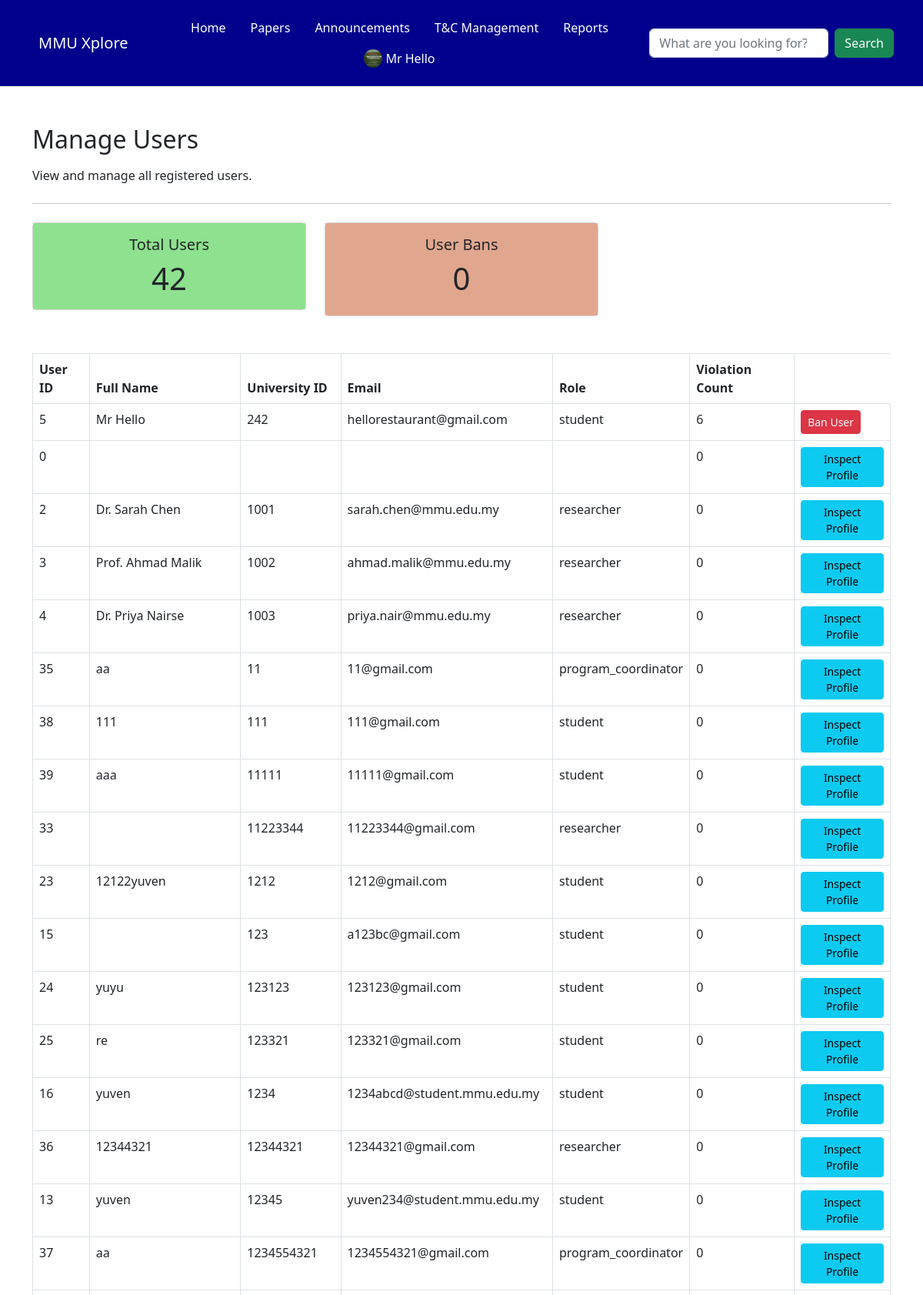
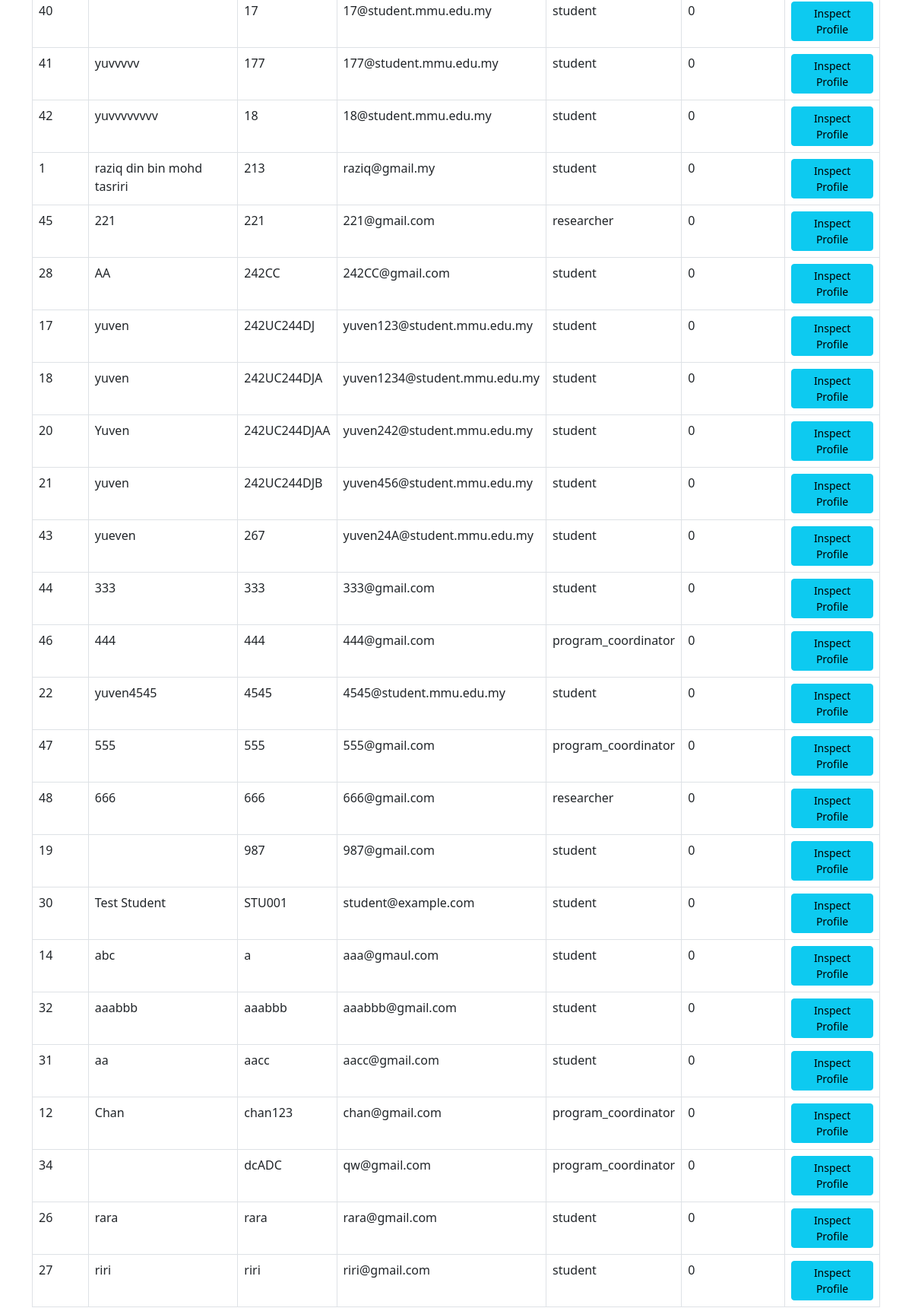
/adminguy/manage_users/ (signed in, upper part), run on the app's committed database (2 pictures, top to bottom).
### myapp/models.py (models this page shows, shortened)
class User(models.Model):
     user_id = models.AutoField(primary_key=True)
     fullname = models.CharField(max_length=150 , default='unknown' , blank=True)
     university_id = models.CharField(max_length=50, unique=True , default='0000')
     email = models.EmailField(unique=True , default='unknown@example.com')
     password = models.CharField(max_length=250 , default='password')
     role = models.CharField(max_length=50, default='student')
     avatar = models.FileField(upload_to='profile/', blank=True, null=True)
     date_joined = models.DateTimeField(auto_now_add=True )

### myapp/views.py (the view)
# urls.py: path('adminguy/manage_users/', views.manage_users, name='manage_users' ),
def manage_users(request):
    user_name = request.session.get('user_name', 'Guest')
    users = User.objects.annotate( violation_count=Count('violations_received') ).order_by('-violation_count') # Optional: show most reported users first
    total_users = users.count()
    return render(request , 'adminguy/manage_users.html', {'user_name': user_name , 'users': users, 'total_users': total_users} )

### myapp/templates/adminguy/manage_users.html (shortened to what this page needs)
<!DOCTYPE html>
<html lang="en">
<head>
    <link href="https://cdn.jsdelivr.net/npm/bootstrap@5.2.3/dist/css/bootstrap.min.css" rel="stylesheet">
</head>
<body>
{% include 'components/admin_navbar.html' %}
<div>
    <div class="container mb-5" style="margin-top: 50px; margin-bottom: 50px;">
        <div class="jumbotron">
                <h2 class="mb-3">Manage Users</h2>
                <p>View and manage all registered users.</p>
                <hr class="my-4">
            </div>
            <div class="table-responsive">
                <div class="row g-4  mb-5 ">
                    <div class="col-md-4">
    <div class="card" >
      <div class="card-body text-center" style="background-color: rgb(142, 225, 142); " >
        <h5 class="card-title">Total Users</h5>
        <h1 class="card-text">{{ total_users }}</h1>
      </div>
    </div>
  </div>
 <div class="col-md-4">
    <div class="card" >
      <div class="card-body text-center" style="background-color: rgb(225, 167, 142); " >
        <h5 class="card-title">User Bans</h5>
        <h1>0</h1>
      </div>
    </div>
  </div>
</div>
                </div>
    <table class="table table-bordered">
        <thead>
        <tr>
            <th scope="col">User ID</th>
            <th scope="col">Full Name</th>
            <th scope="col">University ID</th>
            <th scope="col">Email</th>
            <th scope="col">Role</th>
            <th scope="col">Violation Count</th>
        </tr>
        </thead>
        <tbody>
        {% for user in users %}
        <tr>
            <td>{{ user.user_id }}</td>
            <td>{{ user.fullname }}</td>
            <td>{{ user.university_id }}</td>
            <td>{{ user.email }}</td>
            <td>{{ user.role }}</td>
            {% if user.violation_count is None %}
              <td>0</td>
              {% else %}
            <td>{{ user.violation_count }}</td>
            {% endif %}
              <td>
                {% if user.violation_count > 3 %}
                 <a class="btn btn-danger btn-sm" href="">Ban User</a>
                {% else %}
                <a href="{% url 'inspect_profile' user.user_id %}" class="btn btn-info btn-sm">Inspect Profile</a>
                {% endif %}
              </td>
        </tr>
        {% endfor %}
        </tbody>
    </table>
</div>
    </div>
</body>
</html>

### myapp/templates/components/admin_navbar.html (shortened to what this page needs)
<link rel="stylesheet" href="https://cdn.jsdelivr.net/npm/bootstrap-icons@1.11.1/font/bootstrap-icons.css">
<nav class="navbar navbar-expand-lg" style="background-color: rgb(0, 0, 141);">
    <div class="container p-2" >
    <nav class="navbar " style="background-color: rgb(0, 0, 141);" >
  <div class="container-fluid">
    <a class="navbar-brand text-white"  href="#">MMU Xplore</a>
  </div>
</nav>
  <ul class="nav justify-content-center">
  <li class="nav-item">
    <a class="nav-link text-white" href="/adminguy/admin_page/" >Home </a>
  </li>
  <li class="nav-item">
    <a class="nav-link text-white" href="/researchpaper">Papers</a>
  </li>
   <li class="nav-item">
    <a class="nav-link text-white" href="/adminguy/announcement_page/">Announcements</a>
  </li>
    <li class="nav-item">
    <a class="nav-link text-white" href="/term_condition_page/">T&C Management</a>
  </li>
    <li class="nav-item">
    <a class="nav-link text-white" href="/adminguy/manage_user_reports/">Reports</a>
  </li>
  <li class="nav-item">
{% if user_name != 'Guest' %}
  <a class="nav-link text-white d-flex align-items-center" data-bs-toggle="modal" data-bs-target="#staticBackdrop" href="#">
    {% if user and user.avatar %}
      <img src="{{ user.avatar.url }}" alt="Avatar" class="rounded-circle me-1" style="width: 24px; height: 24px; object-fit: cover;">
    {% else %}
      <i class="bi bi-person-circle me-1"></i>
    {% endif %}
    {{ user_name }}
  </a>
{% else %}
  <a class="nav-link text-white" href="/signup">Sign Up</a>
{% endif %}
  </li>
</ul>
  <form class="d-flex" role="search">
      <input class="form-control me-2" type="search" placeholder="What are you looking for?" aria-label="Search">
      <button class="btn btn-success" type="submit">Search</button>
    </form>
</div>
</nav>

### data on the page
User: avatar (picture), fullname "Mr Hello", user_id "5", university_id "242", email "hellorestaurant@gmail.com", role "student", violation_count "6", shows "Ban User"
User: user_id "0", violation_count "0", shows "Inspect Profile"
User: user_id "2", fullname "Dr. Sarah Chen", university_id "1001", email "sarah.chen@mmu.edu.my", role "researcher", violation_count "0", shows "Inspect Profile"
User: user_id "3", fullname "Prof. Ahmad Malik", university_id "1002", email "ahmad.malik@mmu.edu.my", role "researcher", violation_count "0", shows "Inspect Profile"
User: user_id "4", fullname "Dr. Priya Nairse", university_id "1003", email "priya.nair@mmu.edu.my", role "researcher", violation_count "0", shows "Inspect Profile"
User: user_id "35", fullname "aa", university_id "11", email "11@gmail.com", role "program_coordinator", violation_count "0", shows "Inspect Profile"
User: user_id "38", fullname "111", university_id "111", email "111@gmail.com", role "student", violation_count "0", shows "Inspect Profile"
User: user_id "39", fullname "aaa", university_id "11111", email "11111@gmail.com", role "student", violation_count "0", shows "Inspect Profile"
User: user_id "33", university_id "11223344", email "11223344@gmail.com", role "researcher", violation_count "0", shows "Inspect Profile"
User: user_id "23", fullname "12122yuven", university_id "1212", email "1212@gmail.com", role "student", violation_count "0", shows "Inspect Profile"
User: user_id "15", university_id "123", email "a123bc@gmail.com", role "student", violation_count "0", shows "Inspect Profile"
User: user_id "24", fullname "yuyu", university_id "123123", email "123123@gmail.com", role "student", violation_count "0", shows "Inspect Profile"
User: user_id "25", fullname "re", university_id "123321", email "123321@gmail.com", role "student", violation_count "0", shows "Inspect Profile"
User: user_id "16", fullname "yuven", university_id "1234", email "1234abcd@student.mmu.edu.my", role "student", violation_count "0", shows "Inspect Profile"
User: user_id "36", fullname "12344321", university_id "12344321", email "12344321@gmail.com", role "researcher", violation_count "0", shows "Inspect Profile"
User: user_id "13", fullname "yuven", university_id "12345", email "yuven234@student.mmu.edu.my", role "student", violation_count "0", shows "Inspect Profile"
User: user_id "37", fullname "aa", university_id "1234554321", email "1234554321@gmail.com", role "program_coordinator", violation_count "0", shows "Inspect Profile"
User: user_id "40", university_id "17", email "17@student.mmu.edu.my", role "student", violation_count "0", shows "Inspect Profile"
User: user_id "41", fullname "yuvvvvv", university_id "177", email "177@student.mmu.edu.my", role "student", violation_count "0", shows "Inspect Profile"
User: user_id "42", fullname "yuvvvvvvvv", university_id "18", email "18@student.mmu.edu.my", role "student", violation_count "0", shows "Inspect Profile"
User: user_id "1", fullname "raziq din bin mohd tasriri", university_id "213", email "raziq@gmail.my", role "student", violation_count "0", shows "Inspect Profile"
User: user_id "45", fullname "221", university_id "221", email "221@gmail.com", role "researcher", violation_count "0", shows "Inspect Profile"
User: user_id "28", fullname "AA", university_id "242CC", email "242CC@gmail.com", role "student", violation_count "0", shows "Inspect Profile"
User: user_id "17", fullname "yuven", university_id "242UC244DJ", email "yuven123@student.mmu.edu.my", role "student", violation_count "0", shows "Inspect Profile"
User: user_id "18", fullname "yuven", university_id "242UC244DJA", email "yuven1234@student.mmu.edu.my", role "student", violation_count "0", shows "Inspect Profile"
User: user_id "20", fullname "Yuven", university_id "242UC244DJAA", email "yuven242@student.mmu.edu.my", role "student", violation_count "0", shows "Inspect Profile"
User: user_id "21", fullname "yuven", university_id "242UC244DJB", email "yuven456@student.mmu.edu.my", role "student", violation_count "0", shows "Inspect Profile"
User: user_id "43", fullname "yueven", university_id "267", email "yuven24A@student.mmu.edu.my", role "student", violation_count "0", shows "Inspect Profile"
User: user_id "44", fullname "333", university_id "333", email "333@gmail.com", role "student", violation_count "0", shows "Inspect Profile"
User: user_id "46", fullname "444", university_id "444", email "444@gmail.com", role "program_coordinator", violation_count "0", shows "Inspect Profile"
User: user_id "22", fullname "yuven4545", university_id "4545", email "4545@student.mmu.edu.my", role "student", violation_count "0", shows "Inspect Profile"
User: user_id "47", fullname "555", university_id "555", email "555@gmail.com", role "program_coordinator", violation_count "0", shows "Inspect Profile"
User: user_id "48", fullname "666", university_id "666", email "666@gmail.com", role "researcher", violation_count "0", shows "Inspect Profile"
User: user_id "19", university_id "987", email "987@gmail.com", role "student", violation_count "0", shows "Inspect Profile"
User: user_id "30", fullname "Test Student", university_id "STU001", email "student@example.com", role "student", violation_count "0", shows "Inspect Profile"
User: user_id "14", fullname "abc", university_id "a", email "aaa@gmaul.com", role "student", violation_count "0", shows "Inspect Profile"
User: user_id "32", fullname "aaabbb", university_id "aaabbb", email "aaabbb@gmail.com", role "student", violation_count "0", shows "Inspect Profile"
User: user_id "31", fullname "aa", university_id "aacc", email "aacc@gmail.com", role "student", violation_count "0", shows "Inspect Profile"
User: user_id "12", fullname "Chan", university_id "chan123", email "chan@gmail.com", role "program_coordinator", violation_count "0", shows "Inspect Profile"
User: user_id "34", university_id "dcADC", email "qw@gmail.com", role "program_coordinator", violation_count "0", shows "Inspect Profile"
User: user_id "26", fullname "rara", university_id "rara", email "rara@gmail.com", role "student", violation_count "0", shows "Inspect Profile"
User: user_id "27", fullname "riri", university_id "riri", email "riri@gmail.com", role "student", violation_count "0", shows "Inspect Profile"

### other printed values
{{ total_users }} "42"
